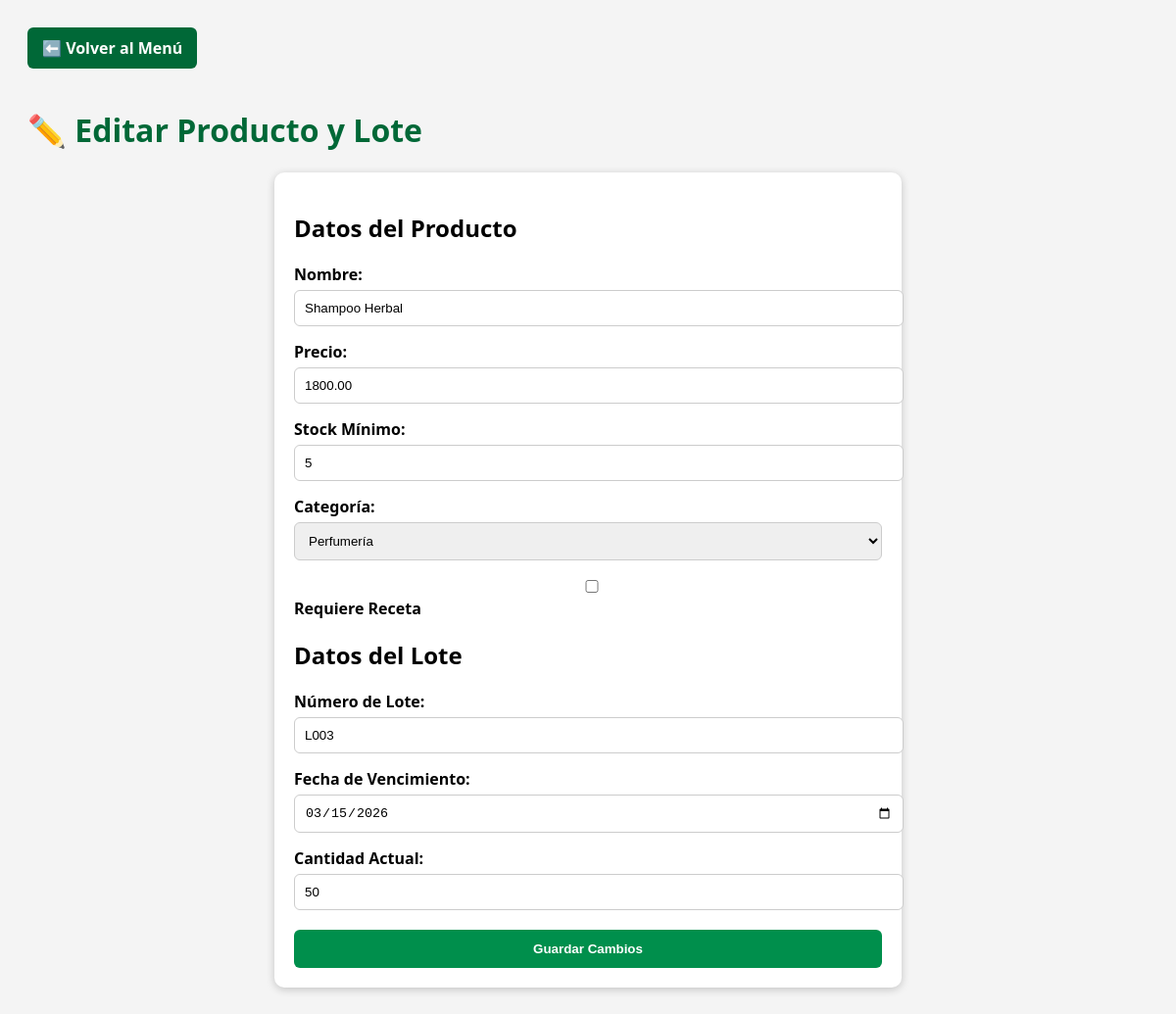
/stock_editar.php?id=3 (signed in), run on the app's committed database.
### tables this page shows
CREATE TABLE Producto (
    id INT AUTO_INCREMENT PRIMARY KEY,
    nombre VARCHAR(100) NOT NULL,
    precio DECIMAL(10,2) NOT NULL,
    stock_actual INT DEFAULT 0,
    stock_minimo INT DEFAULT 0,
    requiere_receta BOOLEAN DEFAULT FALSE,
    categoria_id INT,
    FOREIGN KEY (categoria_id) REFERENCES Categoria(id)
);

CREATE TABLE Categoria (
    id INT AUTO_INCREMENT PRIMARY KEY,
    nombre VARCHAR(100) NOT NULL,
    descripcion VARCHAR(255)
);

CREATE TABLE Lote (
    id INT AUTO_INCREMENT PRIMARY KEY,
    producto_id INT,
    numero_lote VARCHAR(50),
    fecha_vencimiento DATE,
    cantidad_inicial INT,
    cantidad_actual INT,
    FOREIGN KEY (producto_id) REFERENCES Producto(id)
);

### stock_editar.php (the view, shortened to what this page needs)
<?php
$conn = new Conexion();
$conexion = $conn->conexion;
$producto_id = $_GET['id'] ?? null;
$producto = $conexion->query("SELECT * FROM Producto WHERE id=$producto_id")->fetch_assoc();
$lote = $conexion->query("SELECT * FROM Lote WHERE producto_id=$producto_id LIMIT 1")->fetch_assoc();
$categorias = $conexion->query("SELECT id, nombre FROM Categoria ORDER BY nombre ASC");
?>
<!DOCTYPE html>
<html lang="es">
<head>
  <link rel="stylesheet" href="https://cdnjs.cloudflare.com/ajax/libs/font-awesome/6.5.0/css/all.min.css">
  <link rel="stylesheet" href="https://cdnjs.cloudflare.com/ajax/libs/animate.css/4.1.1/animate.min.css"/>
</head>
<body>
  <a href="Menu.php" class="btn-menu">⬅️ Volver al Menú</a>
  <h1>✏️ Editar Producto y Lote</h1>
  <form method="POST">
    <h2>Datos del Producto</h2>
    <label>Nombre:</label>
    <input type="text" name="nombre" value="<?= htmlspecialchars($producto['nombre']) ?>" required>
    <label>Precio:</label>
    <input type="number" step="0.01" name="precio" value="<?= htmlspecialchars($producto['precio']) ?>" required>
    <label>Stock Mínimo:</label>
    <input type="number" name="stock_minimo" value="<?= htmlspecialchars($producto['stock_minimo']) ?>" required>
    <label>Categoría:</label>
    <select name="categoria_id" required>
      <?php while ($c = $categorias->fetch_assoc()): ?>
        <option value="<?= $c['id'] ?>" <?= ($producto['categoria_id'] == $c['id']) ? 'selected' : '' ?>>
          <?= htmlspecialchars($c['nombre']) ?>
        </option>
      <?php endwhile; ?>
    </select>
    <label><input type="checkbox" name="requiere_receta" <?= ($producto['requiere_receta']) ? 'checked' : '' ?>> Requiere Receta</label>
    <h2>Datos del Lote</h2>
    <label>Número de Lote:</label>
    <input type="text" name="numero_lote" value="<?= htmlspecialchars($lote['numero_lote'] ?? '') ?>" required>
    <label>Fecha de Vencimiento:</label>
    <input type="date" name="fecha_vencimiento" value="<?= htmlspecialchars($lote['fecha_vencimiento'] ?? '') ?>" required>
    <label>Cantidad Actual:</label>
    <input type="number" name="cantidad_actual" value="<?= htmlspecialchars($lote['cantidad_actual'] ?? 0) ?>" required>
    <button type="submit" class="btn">Guardar Cambios</button>
  </form>
</body>
</html>

### stock_editar.php (style rules this page uses)
:root { --verde: #008f4c; --verde-oscuro: #006837; --blanco: #ffffff; --gris: #f4f4f4; --acento: #e85c4a; }
body { font-family: 'Segoe UI', sans-serif; background: var(--gris); padding: 20px; }
h1 { color: var(--verde-oscuro); }
form { background: var(--blanco); padding: 20px; border-radius: 10px; box-shadow: 0 2px 8px rgba(0,0,0,0.2); max-width: 600px; margin: auto; }
label { display: block; margin-top: 15px; font-weight: bold; }
input, select { width: 100%; padding: 10px; margin-top: 5px; border: 1px solid #ccc; border-radius: 6px; }
.btn { margin-top: 20px; padding: 12px; background: var(--verde); color: var(--blanco); font-weight: bold; border: none; border-radius: 6px; cursor: pointer; width: 100%; }
.btn-menu { background: #006837; color: white; padding: 10px 15px; border-radius: 6px; text-decoration: none; font-weight: bold; margin-bottom: 20px; display: inline-block; }

### data on the page
producto: nombre "Shampoo Herbal", precio "1800.00", stock_minimo "5", categoria_id "Perfumería"
lote: numero_lote "L003", fecha_vencimiento "03/15/2026", cantidad_actual "50"
